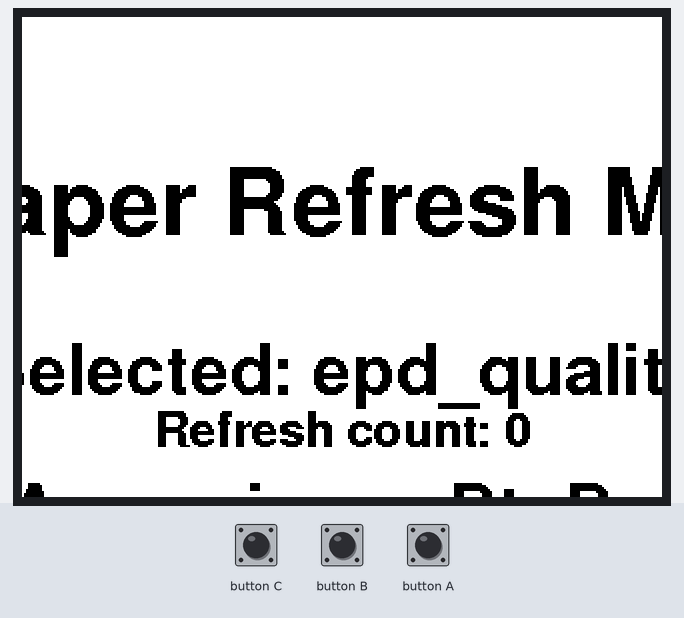
Recording of a sketch running on a simulated ESP32. Shown: 320×240 colour display. Inputs (shaded band) come from the test bench.

Above: at 1.5 s.
1.6 s: button B pressed for 0.15 s
At 3.0 s:
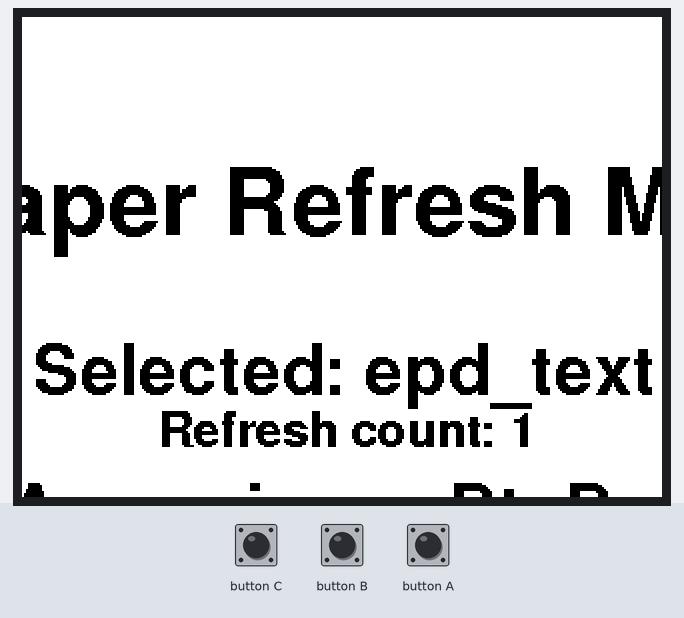
3.3 s: button B pressed for 1 s
At 4.8 s:
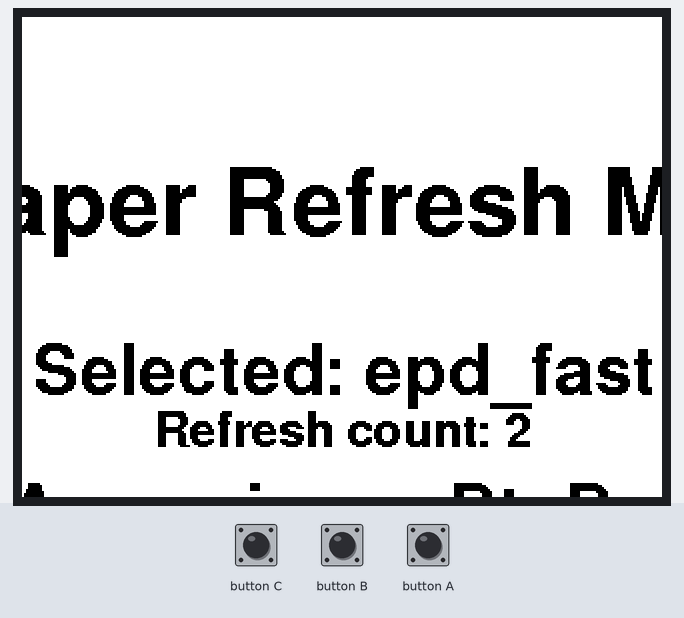
5.8 s: button B pressed for 0.15 s
At 6.6 s:
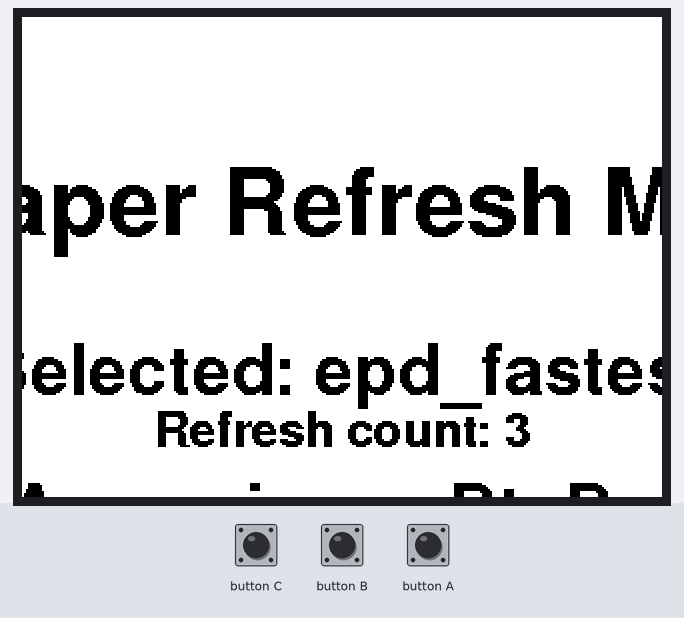
7.5 s: button A pressed for 0.15 s
At 8.8 s:
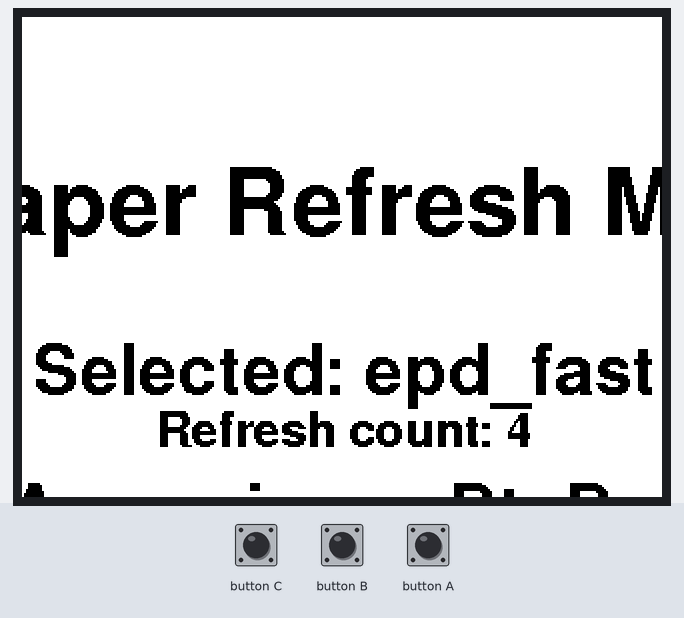
9.2 s: button A pressed for 1 s
At 10.6 s:
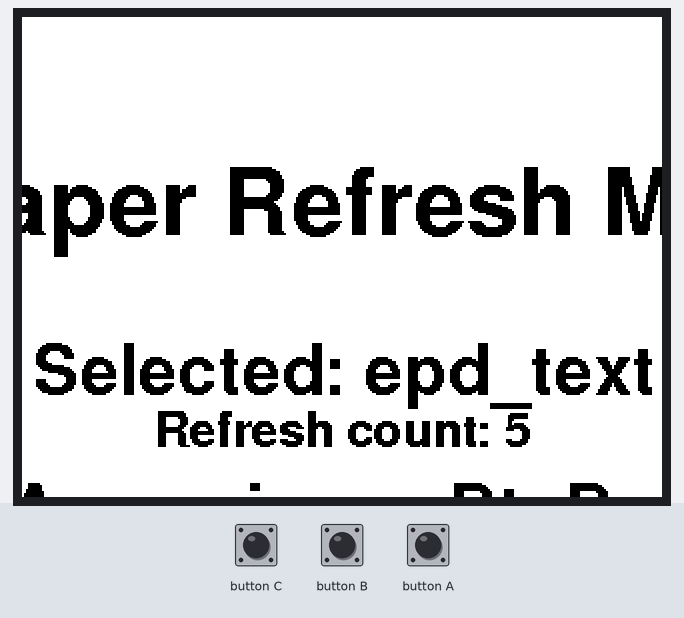
Timing chart, 0 to 12.2 s (numbered marks = the images above; inputs shaded):
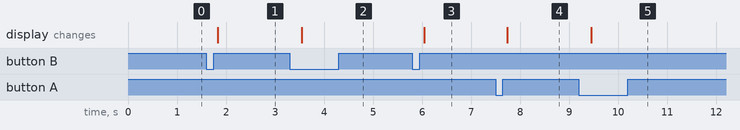

The sketch:

display_2.ino
```cpp
#include <M5Unified.h>

M5Canvas canvas(&M5.Display);

struct ModeOption {
    const char* name;
    epd_mode_t mode;
};

const ModeOption modeOptions[] = {
    {"epd_quality", epd_mode_t::epd_quality},
    {"epd_text", epd_mode_t::epd_text},
    {"epd_fast", epd_mode_t::epd_fast},
    {"epd_fastest", epd_mode_t::epd_fastest},
};

constexpr std::size_t MODE_COUNT = sizeof(modeOptions) / sizeof(modeOptions[0]);
std::size_t selectedMode = 0;
uint32_t refreshCount = 0;

void drawScreen()
{
    const int w = M5.Display.width();
    const int h = M5.Display.height();

    canvas.fillSprite(TFT_WHITE);
    canvas.setTextDatum(middle_center);
    canvas.setTextColor(TFT_BLACK);

    canvas.setFont(&fonts::FreeSansBold24pt7b);
    canvas.drawString("E-Paper Refresh Mode", w / 2, 90);

    canvas.setFont(&fonts::FreeSansBold18pt7b);
    char selectedText[48];
    snprintf(selectedText, sizeof(selectedText), "Selected: %s", modeOptions[selectedMode].name);
    canvas.drawString(selectedText, w / 2, 175);
    canvas.drawString("BtnA: previous   BtnB: next", w / 2, 245);

    canvas.setFont(&fonts::FreeSansBold18pt7b);
    for (std::size_t i = 0; i < MODE_COUNT; ++i) {
        const int y = 315 + static_cast<int>(i) * 42;
        const bool selected = i == selectedMode;
        canvas.setTextColor(selected ? TFT_BLACK : TFT_DARKGREY);
        canvas.drawString(selected ? ">" : " ", w / 2 - 180, y);
        canvas.drawString(modeOptions[i].name, w / 2, y);
    }

    canvas.setFont(&fonts::FreeSansBold12pt7b);
    char countText[32];
    snprintf(countText, sizeof(countText), "Refresh count: %lu", (unsigned long)refreshCount);
    canvas.setTextColor(TFT_BLACK);
    canvas.drawString(countText, w / 2, h - 35);
    canvas.pushSprite(0, 0);
}

void selectMode(std::size_t index)
{
    selectedMode = index % MODE_COUNT;
    M5.Display.setEpdMode(modeOptions[selectedMode].mode);
    ++refreshCount;
    drawScreen();
}

void setup()
{
    auto cfg = M5.config();
    cfg.clear_display = false;
    M5.begin(cfg);
    M5.Display.setEpdMode(modeOptions[selectedMode].mode);

    canvas.createSprite(M5.Display.width(), M5.Display.height());
    drawScreen();
}

void loop()
{
    M5.update();

    if (M5.BtnA.wasPressed()) {
        selectMode(selectedMode + MODE_COUNT - 1);
    }
    if (M5.BtnB.wasPressed()) {
        selectMode(selectedMode + 1);
    }

    delay(20);
}
```

Measured:
- after the input at 1.6 s, the display: changes after 0.23 s (image 1)
- after the input at 3.3 s, the display: changes after 0.25 s (image 2)
- after the input at 5.8 s, the display: changes after 0.24 s (image 3)
- after the input at 7.5 s, the display: changes after 0.23 s (image 4)
- after the input at 9.2 s, the display: changes after 0.25 s (image 5)
